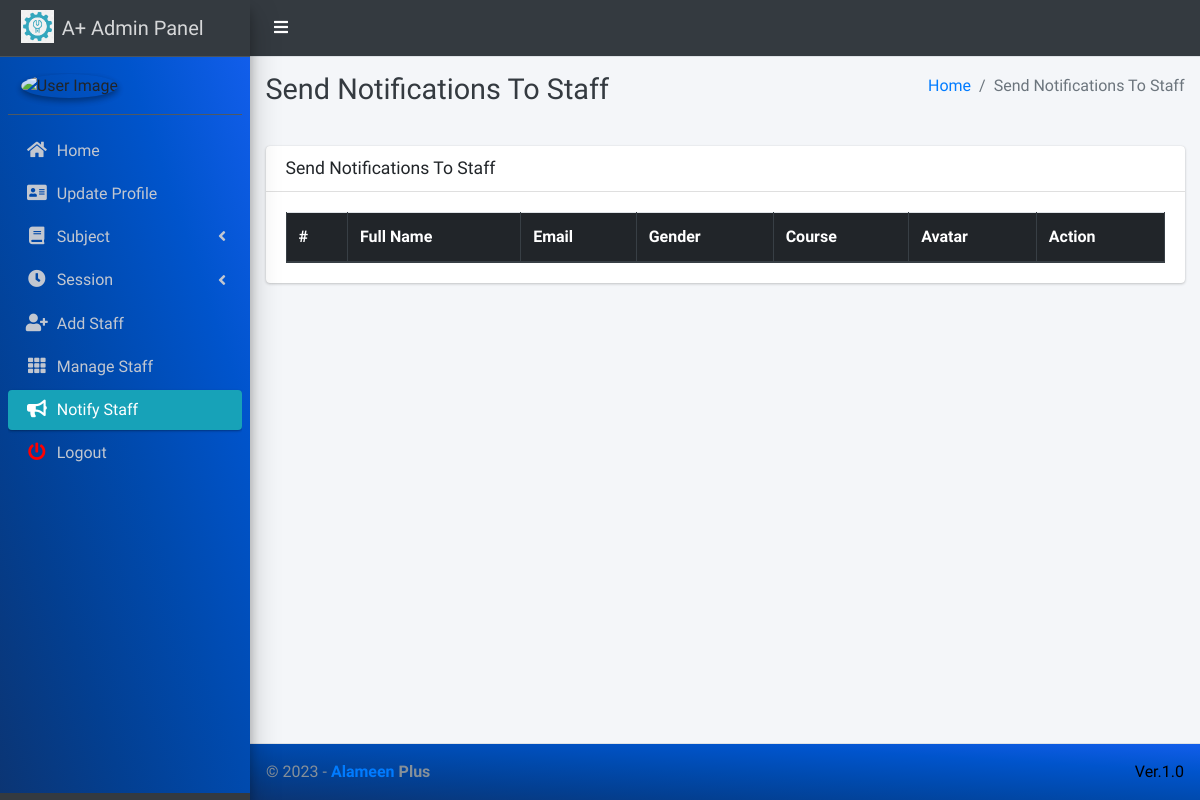
/admin_notify_staff (signed in), run on an earlier commit of the app's database.
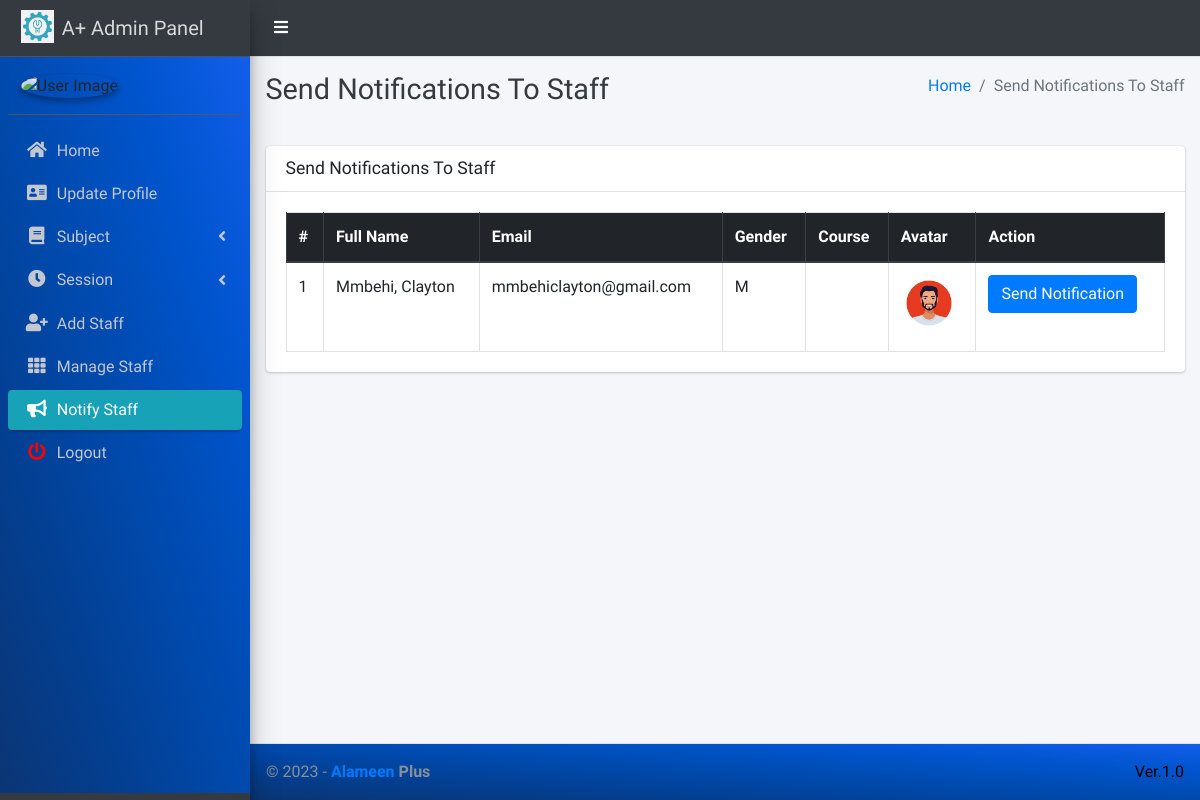
And on a later commit of the database.
### main_app/models.py (models this page shows)
class CustomUser(AbstractUser):
    USER_TYPE = ((1, "HOD"), (2, "Staff"), (3, "Student"))
    GENDER = [("M", "Male"), ("F", "Female")]
    username = None  # Removed username, using email instead
    email = models.EmailField(unique=True)
    user_type = models.CharField(default=1, choices=USER_TYPE, max_length=1)
    gender = models.CharField(max_length=1, choices=GENDER)
    profile_pic = models.ImageField()
    address = models.TextField()
    created_at = models.DateTimeField(auto_now_add=True)
    updated_at = models.DateTimeField(auto_now=True)
    USERNAME_FIELD = "email"
    REQUIRED_FIELDS = []
    objects = CustomUserManager()
    def __str__(self):
        return  self.first_name + " " + self.last_name

### main_app/hod_views.py (the view)
# urls.py: path("admin_notify_staff", hod_views.admin_notify_staff,
@login_required(redirect_field_name="user_login")
def admin_notify_staff(request):
    staff = CustomUser.objects.filter(user_type=2)
    context = {
        'page_title': "Send Notifications To Staff",
        'allStaff': staff
    }
    return render(request, "hod_template/staff_notification.html", context)

### main_app/templates/hod_template/staff_notification.html (shortened to what this page needs)
{% extends 'main_app/base.html' %}
{% load static %}
{% block page_title %}{{page_title}}{% endblock page_title %}
{% block content %}
<section class="content">
    <div class="container-fluid">
        <div class="row">
            <div class="col-md-12">
                <div class="card">
                    <div class="card-header">
                        <h3 class="card-title">{{page_title}}</h3>
                    </div>
                    <div class="card-body">
                        <table id="example2" class="table table-bordered table-hover">
                            <thead class="thead-dark">
                                <tr>
                                    <th>#</th>
                                    <th>Full Name</th>
                                    <th>Email</th>
                                    <th>Gender</th>
                                    <th>Course</th>
                                    <th>Avatar</th>
                                    <th>Action</th>
                                </tr>
                            </thead>
                            <tbody>
                                {% for staff in allStaff %}
                                <tr>
                                    <td>{{ forloop.counter }}</td>
                                    <td>{{staff.last_name}}, {{staff.first_name}}</td>
                                    <td>{{staff.email}}</td>
                                    <td>{{staff.gender}}</td>
                                    <td>{{staff.staff.course.name}}</td>
                                    <td>
                                        {% if staff.profile_pic == ""  %}
                                        No Image
                                        {% else %}
                                        <img class="img img-fluid mb-2" height="56" width="56"
                                            src="{{staff.profile_pic}}" alt="">
                                        {% endif %}
                                    </td>
                                    <td><button data-toggle = "modal" data-target = "#myModal"class="btn btn-primary show_notification" value="{{staff.id}}">Send Notification</button>
                                    </td>
                                </tr>
                                {% endfor %}
                            </tbody>
                        </table>
                    </div>
                </div>
            </div>
        </div>
    </div>
</section>
{% endblock content %}

### main_app/templates/main_app/base.html (shortened to what this page needs)
{% load static %}
<!DOCTYPE html>
<html>
<head>
    <link rel="stylesheet" href="{% static 'plugins/fontawesome-free/css/all.min.css'%} ">
    <link rel="stylesheet" href="https://code.ionicframework.com/ionicons/2.0.1/css/ionicons.min.css">
    <link rel="stylesheet"
        href="{% static 'plugins/tempusdominus-bootstrap-4/css/tempusdominus-bootstrap-4.min.css'%} ">
    <link rel="stylesheet" href="{% static 'plugins/icheck-bootstrap/icheck-bootstrap.min.css'%} ">
    <link rel="stylesheet" href="{% static 'dist/css/adminlte.min.css'%} ">
    <link rel="stylesheet" href="{% static 'plugins/overlayScrollbars/css/OverlayScrollbars.min.css'%} ">
    <link rel="stylesheet" href="{% static 'plugins/daterangepicker/daterangepicker.css'%} ">
</head>
<body class="hold-transition sidebar-mini layout-fixed" >
    <div class="wrapper" >
        <nav class="main-header navbar navbar-expand navbar-light " style="background-color: #343a40;">
            <ul class="navbar-nav">
                <li class="nav-item">
                    <a class="nav-link" data-widget="pushmenu" href="#"><i  style="color: white;" class="fas fa-bars"></i></a>
                </li>
            </ul>
        </nav>
        {% include "main_app/sidebar_template.html" with user=user %}
        <div class="content-wrapper">
            <div class="content-header">
                <div class="container-fluid">
                    <div class="row mb-2">
                        <div class="col-sm-6">
                            <h1 class="m-0 text-dark">{% block page_title %}{% endblock page_title %}</h1>
                        </div>
                        <div class="col-sm-6">
                            <ol class="breadcrumb float-sm-right">
                                <li class="breadcrumb-item"><a href="#">Home</a></li>
                                <li class="breadcrumb-item active">{{ page_title }}</li>
                            </ol>
                        </div>
                    </div>
                </div>
            </div>
<section class="content">
    <div class="container-fluid">
        <div class="row">
            <div class="col-md-12">
            </div></div></div></section>
            {% block content %}
            {% endblock content %}
        </div>
        {% include "main_app/footer.html" %}
    </div>
</body>
</html>
{% load sweetify %}

### main_app/templates/main_app/sidebar_template.html (shortened to what this page needs)
{% load static %}
<aside class="main-sidebar sidebar-dark-info elevation-4">
    {% if request.user.user_type == '1' %}
    <a href="{% url 'admin_home' %}" class="brand-link">
        <img src="{% static 'dist/img/virusx.png' %} " alt="Alameen Plus Logo"
            class="brand-image " >
        <span class="brand-text font-weight-light" >A+ Admin Panel</span>
    </a>
    <div class="sidebar" style="background-image: linear-gradient(to right top, #0b3574, #033f91, #004aae, #0054cc, #125eeb);">
        <div class="user-panel mt-3 pb-3 mb-3 d-flex">
            <div class="image">
                <img src="{{ request.user.profile_pic}}" class="img-circle elevation-2" alt="User Image">
            </div>
            <div class="info">
            </div>
        </div>
        <nav class="mt-2">
            <ul class="nav nav-pills nav-sidebar flex-column" data-widget="treeview" role="menu" data-accordion="false">
                <li class="nav-item">
                    {% url 'admin_home' as admin_home %}
                    <a href="{{admin_home}}" class="nav-link {% if admin_home == request.path %} active {% endif %}">
                        <i class="nav-icon fas fa-home"></i>
                        <p>
                            Home
                        </p>
                    </a>
                </li>
                <li class="nav-item">
                    {% url 'admin_view_profile' as admin_view_profile %}
                    <a href="{{admin_view_profile}}"
                        class="nav-link {% if admin_view_profile == request.path %} active {% endif %}">
                        <i class="nav-icon fas fa-address-card"></i>
                        <p>
                            Update Profile
                        </p>
                    </a>
                </li>
                <li class="nav-item has-treeview">
                    <a href="#" class="nav-link">
                        <i class="nav-icon fas fa-book"></i>
                        <p>
                            Subject
                            <i class="fas fa-angle-left right"></i>
                        </p>
                    </a>
                </li>
                <li class="nav-item has-treeview">
                    <a href="#" class="nav-link">
                        <i  class="nav-icon fas fa-clock"></i>
                        <p>
                            Session
                            <i class="fas fa-angle-left right"></i>
                        </p>
                    </a>
                </li>
                <li class="nav-item">
                    {% url 'add_staff' as add_staff %}
                    <a href="{{add_staff}}" class="nav-link {% if add_staff == request.path %} active {% endif %}">
                        <i class="nav-icon fas fa-user-plus"></i>
                        <p>
                            Add Staff
                        </p>
                    </a>
                </li>
                <li class="nav-item">
                    {% url 'manage_staff' as manage_staff %}
                    {% url 'edit_staff' staff_id as edit_staff %}
                    <a href="{{manage_staff}}"
                        class="nav-link {% if manage_staff == request.path or request.path == edit_staff %} active {% endif %}">
                        <i class="nav-icon fas fa-th"></i>
                        <p>
                            Manage Staff
                        </p>
                    </a>
                </li>
                <li class="nav-item">
                    {% url 'admin_notify_staff' as admin_notify_staff %}
                    <a href="{{admin_notify_staff}}"
                        class="nav-link {% if admin_notify_staff == request.path %} active {% endif %}">
                        <i class="nav-icon fas fa-bullhorn"></i>
                        <p>
                            Notify Staff
                        </p>
                    </a>
                </li>
                            {% endif %}
                    <li class="nav-item">
                        <a href="{% url 'user_logout' %}"
                            onclick="return confirm('Your session would be terminated.\n\nProceed?')"
                            class="nav-link">
                            <i  style="color: #ff0000"  class="nav-icon fas fa-power-off"></i>
                            <p>
                                Logout
                            </p>
                        </a>
                    </li>
            </ul>
        </nav>
    </div>
</aside>

### main_app/templates/main_app/footer.html
<footer class="main-footer" style="background-image: linear-gradient(to right top, #0b3574, #033f91, #004aae, #0054cc, #125eeb);">
    &copy; {% now "Y" %} - <strong><span><a href="#">Alameen</a></span> Plus</strong>
    <div class="float-right d-none d-sm-inline-block" style="color: black;">
       Ver.1.0
    </div>
</footer>

What changed in the data, as far as the page shows it:
added CustomUser: last_name "Mmbehi", first_name "Clayton", email "mmbehiclayton@gmail.com", gender "M", profile_pic (picture), {{ staff.id }} 2 (drawn)
